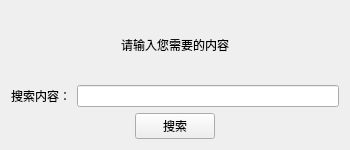
<?xml version="1.0" encoding="UTF-8"?>
<ui version="4.0">
 <class>SearchWidget</class>
 <widget class="QWidget" name="SearchWidget">
  <property name="geometry">
   <rect>
    <x>0</x>
    <y>0</y>
    <width>350</width>
    <height>150</height>
   </rect>
  </property>
  <property name="minimumSize">
   <size>
    <width>350</width>
    <height>150</height>
   </size>
  </property>
  <property name="maximumSize">
   <size>
    <width>350</width>
    <height>150</height>
   </size>
  </property>
  <property name="windowTitle">
   <string>搜索</string>
  </property>
  <layout class="QVBoxLayout" name="verticalLayout">
   <item>
    <layout class="QHBoxLayout" name="horizontalLayout_3">
     <item>
      <spacer name="horizontalSpacer_3">
       <property name="orientation">
        <enum>Qt::Horizontal</enum>
       </property>
       <property name="sizeHint" stdset="0">
        <size>
         <width>40</width>
         <height>20</height>
        </size>
       </property>
      </spacer>
     </item>
     <item>
      <widget class="QLabel" name="label_2">
       <property name="layoutDirection">
        <enum>Qt::LeftToRight</enum>
       </property>
       <property name="text">
        <string>请输入您需要的内容</string>
       </property>
       <property name="alignment">
        <set>Qt::AlignCenter</set>
       </property>
      </widget>
     </item>
     <item>
      <spacer name="horizontalSpacer_4">
       <property name="orientation">
        <enum>Qt::Horizontal</enum>
       </property>
       <property name="sizeHint" stdset="0">
        <size>
         <width>40</width>
         <height>20</height>
        </size>
       </property>
      </spacer>
     </item>
    </layout>
   </item>
   <item>
    <layout class="QHBoxLayout" name="horizontalLayout_2">
     <item>
      <widget class="QLabel" name="label">
       <property name="text">
        <string>搜索内容：</string>
       </property>
      </widget>
     </item>
     <item>
      <widget class="QLineEdit" name="searchContent_LE"/>
     </item>
    </layout>
   </item>
   <item>
    <layout class="QHBoxLayout" name="horizontalLayout">
     <item>
      <spacer name="horizontalSpacer">
       <property name="orientation">
        <enum>Qt::Horizontal</enum>
       </property>
       <property name="sizeHint" stdset="0">
        <size>
         <width>40</width>
         <height>20</height>
        </size>
       </property>
      </spacer>
     </item>
     <item>
      <widget class="QPushButton" name="search_BT">
       <property name="text">
        <string>搜索</string>
       </property>
      </widget>
     </item>
     <item>
      <spacer name="horizontalSpacer_2">
       <property name="orientation">
        <enum>Qt::Horizontal</enum>
       </property>
       <property name="sizeHint" stdset="0">
        <size>
         <width>40</width>
         <height>20</height>
        </size>
       </property>
      </spacer>
     </item>
    </layout>
   </item>
  </layout>
 </widget>
 <resources/>
 <connections/>
</ui>
